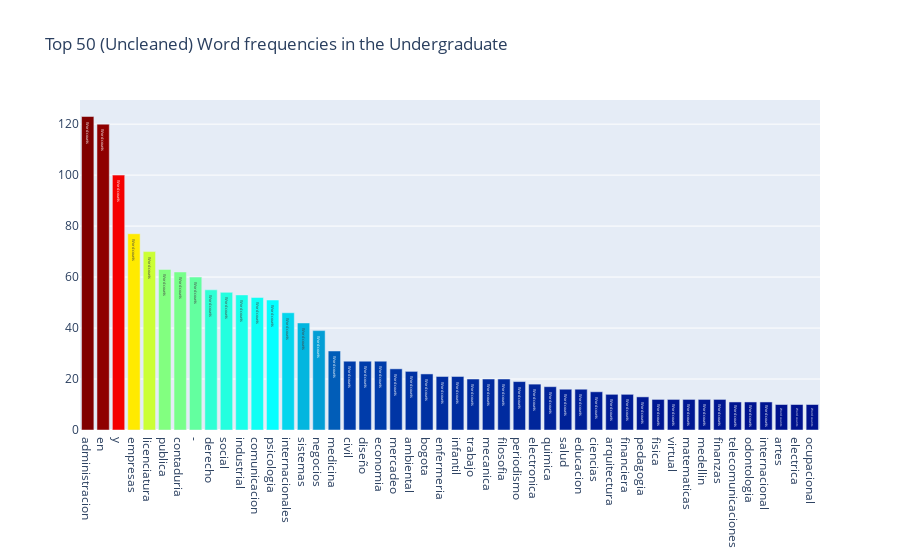

Source (notebook cell):
### Code cell
all_words = df1['undergraduate'].str.split(expand=True).unstack().value_counts()
data = [go.Bar(
            x = all_words.index.values[2:50],
            y = all_words.values[2:50],
            marker= dict(colorscale='Jet',
                         color = all_words.values[2:100]
                        ),
            text='Word counts'
    )]

layout = go.Layout(
    title='Top 50 (Uncleaned) Word frequencies in the Undergraduate'
)

fig = go.Figure(data=data, layout=layout)

py.iplot(fig, filename='basic-bar')

### Figure 1 — Plotly figure (JSON) as saved in the notebook; plotly's stock layout.template omitted (floating-point values rounded to 4 significant figures)
{"data": [{"marker": {"color": [123, 120, 100, 77, 70, 63, 62, 60, 55, 54, 53, 52, 51, 46, 42, 39, 31, 27, 27, 27, 24, 23, 22, 21, 21, 20, 20, 20, 19, 18, 17, 16, 16, 15, 14, 14, 13, 12, 12, 12, 12, 12, 11, 11, 11, 10, 10, 10, 10, 10, 9, 9, 8, 8, 8, 8, 8, 7, 7, 7, 7, 7, 6, 6, 6, 6, 6, 6, 6, 6, 5, 5, 5, 5, 5, 5, 5, 5, 5, 5, 5, 4, 4, 4, 4, 4, 4, 4, 4, 4, 4, 4, 4, 4, 3, 3, 3, 3], "colorscale": [[0, "rgb(0,0,131)"], [0.2, "rgb(0,60,170)"], [0.4, "rgb(5,255,255)"], [0.6, "rgb(255,255,0)"], [0.8, "rgb(250,0,0)"], [1, "rgb(128,0,0)"]]}, "text": "Word counts", "type": "bar", "x": ["administracion", "en", "y", "empresas", "licenciatura", "publica", "contaduria", "-", "derecho", "social", "industrial", "comunicacion", "psicologia", "internacionales", "sistemas", "negocios", "medicina", "civil", "diseño", "economia", "mercadeo", "ambiental", "bogota", "enfermeria", "infantil", "trabajo", "mecanica", "filosofia", "periodismo", "electronica", "quimica", "salud", "educacion", "ciencias", "arquitectura", "financiera", "pedagogia", "fisica", "virtual", "matematicas", "medellin", "finanzas", "telecomunicaciones", "odontologia", "internacional", "artes", "electrica", "ocupacional"], "y": [123, 120, 100, 77, 70, 63, 62, 60, 55, 54, 53, 52, 51, 46, 42, 39, 31, 27, 27, 27, 24, 23, 22, 21, 21, 20, 20, 20, 19, 18, 17, 16, 16, 15, 14, 14, 13, 12, 12, 12, 12, 12, 11, 11, 11, 10, 10, 10]}], "layout": {"title": {"text": "Top 50 (Uncleaned) Word frequencies in the Undergraduate"}}}
